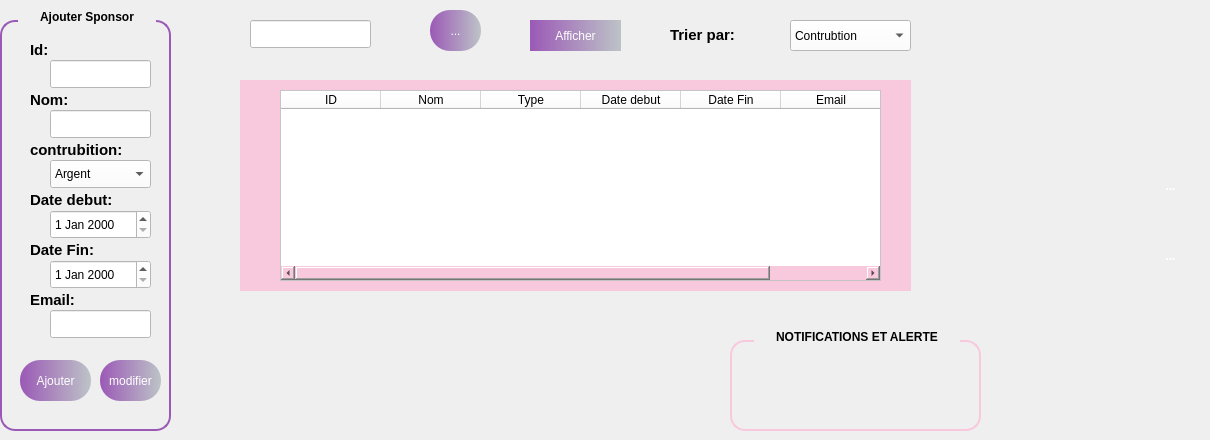
      <widget class="QWidget" name="tab_3">
       <attribute name="title">
        <string>Acceuil</string>
       </attribute>
       <widget class="QGroupBox" name="groupBox_6">
        <property name="geometry">
         <rect>
          <x>0</x>
          <y>0</y>
          <width>171</width>
          <height>431</height>
         </rect>
        </property>
        <property name="styleSheet">
         <string notr="true">QGroupBox {
    border: 2px solid #9B59B6;
    border-radius: 15px;
    margin-top: 20px;
    background: qlineargradient(spread:pad,
                                x1:0, y1:0,
                                x2:1, y2:0,
                                stop:0 #9B59B6,
                                stop:1 #BDC3C7);
    color: white;
    font-weight: bold;
    padding: 15px;
}

QGroupBox::title {
    subcontrol-origin: margin;
    subcontrol-position: top centre; 
    padding: 10px 20px; 
    border-radius: 15px; 
    background: qlineargradient(spread:pad,
                                x1:0, y1:0,
                                x2:1, y2:0,
                                stop:0 #9B59B6,
                                stop:1 #BDC3C7);
    color: black; 
    font-size: 20px; 
    font-weight: bold;

}QGroupBox {
    border: 2px solid #9B59B6;
    border-radius: 15px;
    margin-top: 20px;
    background: qlineargradient(spread:pad,
                                x1:0, y1:0,
                                x2:1, y2:0,
                                stop:0 #9B59B6,
                                stop:1 #BDC3C7);
    color: white;
    font-weight: bold;
    padding: 15px;
}

QGroupBox::title {
    subcontrol-origin: margin;
    subcontrol-position: top centre; 
    padding: 10px 20px; 
    border-radius: 15px; 
    background: qlineargradient(spread:pad,
                                x1:0, y1:0,
                                x2:1, y2:0,
                                stop:0 #9B59B6,
                                stop:1 #BDC3C7);
    color: black; 
    font-size: 20px; 
    font-weight: bold;

}QGroupBox {
    border: 2px solid #9B59B6;
    border-radius: 15px;
    margin-top: 20px;
    background: qlineargradient(spread:pad,
                                x1:0, y1:0,
                                x2:1, y2:0,
                                stop:0 #9B59B6,
                                stop:1 #BDC3C7);
    color: white;
    font-weight: bold;
    padding: 15px;
}

QGroupBox::title {
    subcontrol-origin: margin;
    subcontrol-position: top centre; 
    padding: 10px 20px; 
    border-radius: 15px; 
    background: qlineargradient(spread:pad,
                                x1:0, y1:0,
                                x2:1, y2:0,
                                stop:0 #9B59B6,
                                stop:1 #BDC3C7);
    color: black; 
    font-size: 20px; 
    font-weight: bold;

}</string>
        </property>
        <property name="title">
         <string>Ajouter Sponsor</string>
        </property>
        <widget class="QLabel" name="label_9">
         <property name="geometry">
          <rect>
           <x>30</x>
           <y>40</y>
           <width>63</width>
           <height>20</height>
          </rect>
         </property>
         <property name="styleSheet">
          <string notr="true">color: rgb(0, 0, 0);
background:transparent;</string>
         </property>
         <property name="text">
          <string>&lt;html&gt;&lt;head/&gt;&lt;body&gt;&lt;p&gt;&lt;span style=&quot; font-size:11pt; font-weight:700; color:#000000;&quot;&gt;Id:&lt;/span&gt;&lt;/p&gt;&lt;/body&gt;&lt;/html&gt;</string>
         </property>
        </widget>
        <widget class="QLabel" name="label_11">
         <property name="geometry">
          <rect>
           <x>30</x>
           <y>90</y>
           <width>63</width>
           <height>20</height>
          </rect>
         </property>
         <property name="styleSheet">
          <string notr="true">background:transparent;
</string>
         </property>
         <property name="text">
          <string>&lt;html&gt;&lt;head/&gt;&lt;body&gt;&lt;p&gt;&lt;span style=&quot; font-size:11pt; font-weight:700; color:#000000;&quot;&gt;Nom:&lt;/span&gt;&lt;/p&gt;&lt;/body&gt;&lt;/html&gt;</string>
         </property>
        </widget>
        <widget class="QLabel" name="label_12">
         <property name="geometry">
          <rect>
           <x>30</x>
           <y>140</y>
           <width>111</width>
           <height>20</height>
          </rect>
         </property>
         <property name="styleSheet">
          <string notr="true">background-color: rgb(0, 0, 0);
background:transparent;</string>
         </property>
         <property name="text">
          <string>&lt;html&gt;&lt;head/&gt;&lt;body&gt;&lt;p&gt;&lt;span style=&quot; font-size:11pt; font-weight:700; color:#000000;&quot;&gt;contrubition:&lt;/span&gt;&lt;/p&gt;&lt;/body&gt;&lt;/html&gt;</string>
         </property>
        </widget>
        <widget class="QLabel" name="label_13">
         <property name="geometry">
          <rect>
           <x>30</x>
           <y>190</y>
           <width>111</width>
           <height>20</height>
          </rect>
         </property>
         <property name="styleSheet">
          <string notr="true">background-color: rgb(0, 0, 0);
background:transparent;</string>
         </property>
         <property name="text">
          <string>&lt;html&gt;&lt;head/&gt;&lt;body&gt;&lt;p&gt;&lt;span style=&quot; font-size:11pt; font-weight:700; color:#000000;&quot;&gt;Date debut:&lt;/span&gt;&lt;/p&gt;&lt;/body&gt;&lt;/html&gt;</string>
         </property>
        </widget>
        <widget class="QComboBox" name="comboBox_2">
         <property name="geometry">
          <rect>
           <x>50</x>
           <y>160</y>
           <width>101</width>
           <height>28</height>
          </rect>
         </property>
         <property name="styleSheet">
          <string notr="true">background-color: rgb(255, 255, 255);</string>
         </property>
         <item>
          <property name="text">
           <string>Argent</string>
          </property>
         </item>
         <item>
          <property name="text">
           <string>Materiel</string>
          </property>
         </item>
         <item>
          <property name="text">
           <string>Service</string>
          </property>
         </item>
         <item>
          <property name="text">
           <string>Autre</string>
          </property>
         </item>
        </widget>
        <widget class="QLabel" name="label_14">
         <property name="geometry">
          <rect>
           <x>30</x>
           <y>240</y>
           <width>111</width>
           <height>20</height>
          </rect>
         </property>
         <property name="styleSheet">
          <string notr="true">background-color: rgb(0, 0, 0);
background:transparent;</string>
         </property>
         <property name="text">
          <string>&lt;html&gt;&lt;head/&gt;&lt;body&gt;&lt;p&gt;&lt;span style=&quot; font-size:11pt; font-weight:700; color:#000000;&quot;&gt;Date Fin:&lt;/span&gt;&lt;/p&gt;&lt;/body&gt;&lt;/html&gt;</string>
         </property>
        </widget>
        <widget class="QDateEdit" name="dateEdit_3">
         <property name="geometry">
          <rect>
           <x>50</x>
           <y>210</y>
           <width>101</width>
           <height>29</height>
          </rect>
         </property>
         <property name="styleSheet">
          <string notr="true">background-color: rgb(255, 255, 255);</string>
         </property>
        </widget>
        <widget class="QDateEdit" name="dateEdit_4">
         <property name="geometry">
          <rect>
           <x>50</x>
           <y>260</y>
           <width>101</width>
           <height>29</height>
          </rect>
         </property>
         <property name="styleSheet">
          <string notr="true">background-color: rgb(255, 255, 255);</string>
         </property>
        </widget>
        <widget class="QLabel" name="label_15">
         <property name="geometry">
          <rect>
           <x>30</x>
           <y>290</y>
           <width>81</width>
           <height>20</height>
          </rect>
         </property>
         <property name="styleSheet">
          <string notr="true">color: rgb(0, 0, 0);
background:transparent;</string>
         </property>
         <property name="text">
          <string>&lt;html&gt;&lt;head/&gt;&lt;body&gt;&lt;p&gt;&lt;span style=&quot; font-size:11pt; font-weight:700; color:#000000;&quot;&gt;Email:&lt;/span&gt;&lt;/p&gt;&lt;/body&gt;&lt;/html&gt;</string>
         </property>
        </widget>
        <widget class="QLineEdit" name="lineEdit_2">
         <property name="geometry">
          <rect>
           <x>50</x>
           <y>310</y>
           <width>101</width>
           <height>28</height>
          </rect>
         </property>
         <property name="styleSheet">
          <string notr="true">background-color: rgb(255, 255, 255);</string>
         </property>
        </widget>
        <widget class="QToolButton" name="toolButton_11">
         <property name="geometry">
          <rect>
           <x>20</x>
           <y>360</y>
           <width>71</width>
           <height>41</height>
          </rect>
         </property>
         <property name="styleSheet">
          <string notr="true">QToolButton { border: none; border-radius: 20px; color: white; padding: 1px; background: qlineargradient(spread:pad, x1:0, y1:0, x2:1, y2:0, stop:0 #9B59B6, stop:1 #BDC3C7); } QToolButton:hover { background: qlineargradient(spread:pad, x1:0, y1:0, x2:1, y2:0, stop:0 #BDC3C7, stop:1 #F8C8DC);}</string>
         </property>
         <property name="text">
          <string>Ajouter</string>
         </property>
        </widget>
        <widget class="QLineEdit" name="lineEdit_6">
         <property name="geometry">
          <rect>
           <x>50</x>
           <y>60</y>
           <width>101</width>
           <height>28</height>
          </rect>
         </property>
         <property name="styleSheet">
          <string notr="true">background-color: rgb(255, 255, 255);</string>
         </property>
        </widget>
        <widget class="QLineEdit" name="lineEdit_7">
         <property name="geometry">
          <rect>
           <x>50</x>
           <y>110</y>
           <width>101</width>
           <height>28</height>
          </rect>
         </property>
         <property name="styleSheet">
          <string notr="true">background-color: rgb(255, 255, 255);</string>
         </property>
        </widget>
        <widget class="QToolButton" name="toolButton_12">
         <property name="geometry">
          <rect>
           <x>100</x>
           <y>360</y>
           <width>61</width>
           <height>41</height>
          </rect>
         </property>
         <property name="styleSheet">
          <string notr="true">QToolButton { border: none; border-radius: 20px; color: white; padding: 1px; background: qlineargradient(spread:pad, x1:0, y1:0, x2:1, y2:0, stop:0 #9B59B6, stop:1 #BDC3C7); } QToolButton:hover { background: qlineargradient(spread:pad, x1:0, y1:0, x2:1, y2:0, stop:0 #BDC3C7, stop:1 #F8C8DC);}</string>
         </property>
         <property name="text">
          <string>modifier</string>
         </property>
        </widget>
       </widget>
       <widget class="QLineEdit" name="lineEdit_8">
        <property name="geometry">
         <rect>
          <x>250</x>
          <y>20</y>
          <width>121</width>
          <height>28</height>
         </rect>
        </property>
        <property name="styleSheet">
         <string notr="true">background-color: rgb(255, 255, 255);</string>
        </property>
       </widget>
       <widget class="QLabel" name="label_17">
        <property name="geometry">
         <rect>
          <x>670</x>
          <y>20</y>
          <width>101</width>
          <height>31</height>
         </rect>
        </property>
        <property name="text">
         <string>&lt;html&gt;&lt;head/&gt;&lt;body&gt;&lt;p&gt;&lt;span style=&quot; font-size:11pt; font-weight:700; color:#000000;&quot;&gt;Trier par:&lt;/span&gt;&lt;/p&gt;&lt;/body&gt;&lt;/html&gt;</string>
        </property>
       </widget>
       <widget class="QComboBox" name="comboBox_5">
        <property name="geometry">
         <rect>
          <x>790</x>
          <y>20</y>
          <width>121</width>
          <height>31</height>
         </rect>
        </property>
        <property name="styleSheet">
         <string notr="true">background-color: rgb(255, 255, 255);</string>
        </property>
        <item>
         <property name="text">
          <string>Contrubtion</string>
         </property>
        </item>
       </widget>
       <widget class="QToolButton" name="toolButton_7">
        <property name="geometry">
         <rect>
          <x>1140</x>
          <y>230</y>
          <width>61</width>
          <height>51</height>
         </rect>
        </property>
        <property name="styleSheet">
         <string notr="true">QToolButton {
    border: none;
    border-radius: 20px;
    color: white;
    padding: 5px;
    background: qlineargradient(spread:pad,
                                x1:0, y1:0,
                                x2:1, y2:0,
                                stop:0 #F8C8DC,
                                stop:1 #BDC3C7);
    font-weight: bold;
}

QToolButton:hover {
    background: qlineargradient(spread:pad,
                                x1:0, y1:0,
                                x2:1, y2:0,
                                stop:0 #BDC3C7,
                                stop:1 #F8C8DC);
    color: black;
}
</string>
        </property>
        <property name="text">
         <string>...</string>
        </property>
        <property name="icon">
         <iconset theme="QIcon::ThemeIcon::MailMessageNew"/>
        </property>
        <property name="iconSize">
         <size>
          <width>30</width>
          <height>30</height>
         </size>
        </property>
       </widget>
       <widget class="QToolButton" name="toolButton_8">
        <property name="geometry">
         <rect>
          <x>1140</x>
          <y>160</y>
          <width>61</width>
          <height>51</height>
         </rect>
        </property>
        <property name="styleSheet">
         <string notr="true">QToolButton {
    border: none;
    border-radius: 20px;
    color: white;
    padding: 5px;
    background: qlineargradient(spread:pad,
                                x1:0, y1:0,
                                x2:1, y2:0,
                                stop:0 #F8C8DC,
                                stop:1 #BDC3C7);
    font-weight: bold;
}

QToolButton:hover {
    background: qlineargradient(spread:pad,
                                x1:0, y1:0,
                                x2:1, y2:0,
                                stop:0 #BDC3C7,
                                stop:1 #F8C8DC);
    color: black;
}</string>
        </property>
        <property name="text">
         <string>...</string>
        </property>
        <property name="icon">
         <iconset theme="QIcon::ThemeIcon::EditDelete"/>
        </property>
        <property name="iconSize">
         <size>
          <width>30</width>
          <height>30</height>
         </size>
        </property>
       </widget>
       <widget class="QToolButton" name="toolButton_9">
        <property name="geometry">
         <rect>
          <x>430</x>
          <y>10</y>
          <width>51</width>
          <height>41</height>
         </rect>
        </property>
        <property name="styleSheet">
         <string notr="true">QToolButton { border: none; border-radius: 20px; color: white; padding: 1px; background: qlineargradient(spread:pad, x1:0, y1:0, x2:1, y2:0, stop:0 #9B59B6, stop:1 #BDC3C7); } QToolButton:hover { background: qlineargradient(spread:pad, x1:0, y1:0, x2:1, y2:0, stop:0 #BDC3C7, stop:1 #F8C8DC);}</string>
        </property>
        <property name="text">
         <string>...</string>
        </property>
        <property name="icon">
         <iconset theme="QIcon::ThemeIcon::EditFind"/>
        </property>
        <property name="iconSize">
         <size>
          <width>30</width>
          <height>30</height>
         </size>
        </property>
       </widget>
       <widget class="QToolButton" name="toolButton_17">
        <property name="geometry">
         <rect>
          <x>530</x>
          <y>20</y>
          <width>91</width>
          <height>31</height>
         </rect>
        </property>
        <property name="styleSheet">
         <string notr="true">QToolButton { border: none; border-radius: 20px; color: white; padding: 1px; background: qlineargradient(spread:pad, x1:0, y1:0, x2:1, y2:0, stop:0 #9B59B6, stop:1 #BDC3C7); } QToolButton:hover { background: qlineargradient(spread:pad, x1:0, y1:0, x2:1, y2:0, stop:0 #BDC3C7, stop:1 #F8C8DC);}</string>
        </property>
        <property name="text">
         <string>Afficher</string>
        </property>
       </widget>
       <widget class="QGroupBox" name="groupBox_7">
        <property name="geometry">
         <rect>
          <x>730</x>
          <y>320</y>
          <width>251</width>
          <height>111</height>
         </rect>
        </property>
        <property name="styleSheet">
         <string notr="true">QGroupBox {
    border: 2px solid #F8C8DC;
    border-radius: 15px;
    margin-top: 20px;
    background: qlineargradient(spread:pad,
                                x1:0, y1:0,
                                x2:1, y2:0,
                                stop:0 #F8C8DC,
                                stop:1 #BDC3C7);
    color: white;
    font-weight: bold;
    padding: 15px;
}

QGroupBox::title {
    subcontrol-origin: margin;
    subcontrol-position: top centre; 
    padding: 10px 20px; 
    border-radius: 15px; 
    background: qlineargradient(spread:pad,
                                x1:0, y1:0,
                                x2:1, y2:0,
                                stop:0 #F8C8DC,
                                stop:1 #BDC3C7);
    color: black; 
    font-size: 20px; 
    font-weight: bold;
}</string>
        </property>
        <property name="title">
         <string>NOTIFICATIONS ET ALERTE</string>
        </property>
        <widget class="QLabel" name="label_5">
         <property name="geometry">
          <rect>
           <x>250</x>
           <y>0</y>
           <width>71</width>
           <height>61</height>
          </rect>
         </property>
         <property name="text">
          <string/>
         </property>
         <property name="pixmap">
          <pixmap>../../—Pngtree—alert notification bell 3d icon_8631570.png</pixmap>
         </property>
         <property name="scaledContents">
          <bool>true</bool>
         </property>
        </widget>
       </widget>
       <widget class="QWidget" name="widget_2" native="true">
        <property name="geometry">
         <rect>
          <x>240</x>
          <y>80</y>
          <width>671</width>
          <height>211</height>
         </rect>
        </property>
        <property name="styleSheet">
         <string notr="true">background-color: rgb(248, 200, 220);</string>
        </property>
        <widget class="QTableWidget" name="tableWidget_2">
         <property name="geometry">
          <rect>
           <x>40</x>
           <y>10</y>
           <width>601</width>
           <height>191</height>
          </rect>
         </property>
         <property name="styleSheet">
          <string notr="true">background-color: rgb(255, 255, 255);
color: rgb(0, 0, 0);</string>
         </property>
         <column>
          <property name="text">
           <string>ID</string>
          </property>
         </column>
         <column>
          <property name="text">
           <string>Nom</string>
          </property>
         </column>
         <column>
          <property name="text">
           <string>Type</string>
          </property>
         </column>
         <column>
          <property name="text">
           <string>Date debut</string>
          </property>
         </column>
         <column>
          <property name="text">
           <string>Date Fin</string>
          </property>
         </column>
         <column>
          <property name="text">
           <string>Email</string>
          </property>
         </column>
        </widget>
       </widget>
      </widget>
